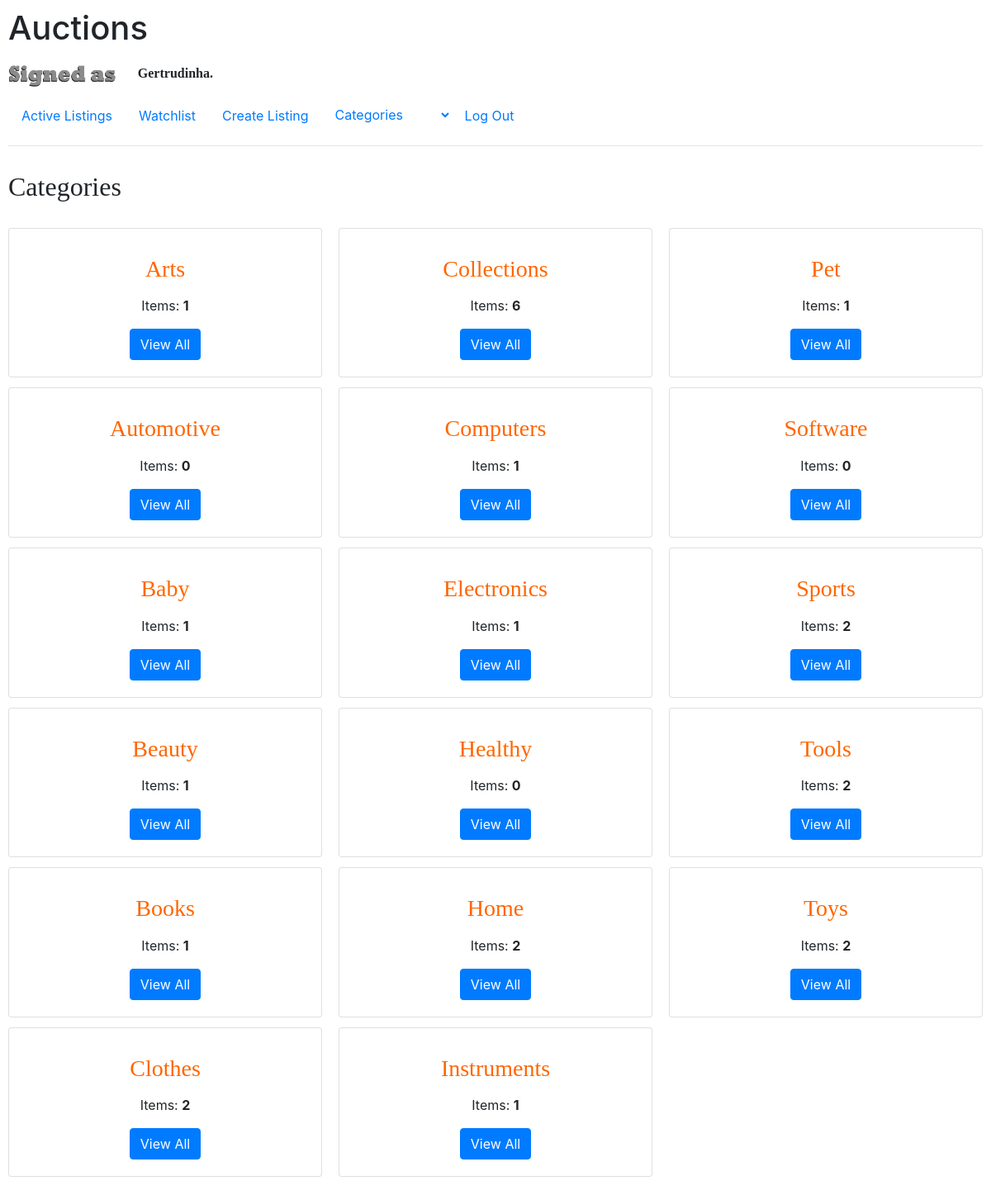
The app's page /categories (signed in) with its own data.
### auctions/models.py (models this page shows)
class User(AbstractUser):
    watchlist = models.ManyToManyField("Auction", blank=True, related_name="user")

class Category(models.Model):
    category = models.CharField(max_length=64)
    quantity = models.IntegerField(default=0)
    def __str__(self):
        return self.category

### auctions/views.py (the view)
# urls.py: path("categories", views.categories, name="categories"),
@login_required
def categories(request):
    categories = Category.objects.order_by('category')
    if request.user.id:
        n_wl = User.objects.get(id=request.user.id).watchlist.count()
    else:
        n_wl = 0
    return render(request, "auctions/categories.html", {
        "categories": categories,
        "n_wl": n_wl
    })

### auctions/templates/auctions/categories.html (shortened to what this page needs)
{% extends "auctions/layout.html" %}
{% block body %}
    <h2 style="font-family: cursive; margin-top: 30px; margin-bottom: 30px;">Categories</h2>
    <div class="card-columns">
        {% for category in categories %}
            {% load static %}
            <div class="card">
                <div class="card-body">
                    <center>
                        <p class="card-title"><h3 value="category.id">{{ category }}</h3></p>
                        <p class="card-text">Items: <b>{{ category.quantity }}</b></p>
                        <a href="{{ category.id }}" class="btn btn-primary">View All</a>
                    </center>
                </div>
            </div>
        {% endfor %}
    </div>
{% endblock %}

### auctions/templates/auctions/layout.html (shortened to what this page needs)
{% load static %}
<!DOCTYPE html>
<html lang="en">
    <head>
        <link rel="stylesheet" href="https://stackpath.bootstrapcdn.com/bootstrap/4.4.1/css/bootstrap.min.css">
        <link href="{% static 'auctions/styles.css' %}" rel="stylesheet"/>
    </head>
    <body>
        <h1>Auctions</h1>
        <div style="margin-top: 15px; margin-bottom: 15px;">
            {% if user.is_authenticated %}
                {% load static %}
                <img style="margin-top: -2.0%;
                            margin-right: -4%;"
                     src="{% static 'auctions/signedasgray2.gif' %}"
                     alt="Signed as" width="200"><strong style="font-family:cursive;">
                        {{ user.username }}.</strong>
            {% else %}
                {% load static %}
            {% endif %}
        </div>
        <ul class="nav nav-pills">
            <li class="nav-item">
                <a class="nav-link {{ active_index }}" href="{% url 'index' %}">Active Listings</a>
            </li>
            {% if user.is_authenticated %}
            <li class="nav-item">
                {% if n_wl == 0 %}
                    <a class="nav-link {{ active_wl }}" href="{% url 'watchlist' %}">Watchlist</a>
                {% else %}
                    <a class="nav-link {{ active_wl }}" href="{% url 'watchlist' %}">Watchlist <nwl>{{ n_wl }}</nwl></a>
                {% endif %}
            </li>
                <li class="nav-item">
                    <a class="nav-link {{ active_create }}" href="{% url 'create' %}">Create Listing</a>
                </li>
                <li clas="nav-item">
                    <select onchange="window.location.href=this.value" class="form-control" id="cat1">
                        <option value="">Categories</option>
                    </select>
                </li>
                <li class="nav-item">
                    <a class="nav-link" href="{% url 'logout' %}">Log Out</a>
                </li>
            {% endif %}
        </ul>
        <hr>
        {% block body %}
        {% endblock %}
    </body>
</html>

### auctions/static/auctions/styles.css (style rules this page uses)
body { padding: 10px; }
#cat1 { color: #007bff; border: none; }

### auctions/templates/auctions/layout.html (style rules this page uses)
body { padding: 10px; background-color: transparent; }
#cat1 { color: #007bff; border: none; }

### auctions/templates/auctions/categories.html (style rules this page uses)
h3 { color: #ff6600; font-family: cursive; }

### records on screen
User: username "Gertrudinha"
Category: category "Arts", quantity "1"
Category: category "Automotive", quantity "0"
Category: category "Baby", quantity "1"
Category: category "Beauty", quantity "1"
Category: category "Books", quantity "1"
Category: category "Clothes", quantity "2"
Category: category "Collections", quantity "6"
Category: category "Computers", quantity "1"
Category: category "Electronics", quantity "1"
Category: category "Healthy", quantity "0"
Category: category "Home", quantity "2"
Category: category "Instruments", quantity "1"
Category: category "Pet", quantity "1"
Category: category "Software", quantity "0"
Category: category "Sports", quantity "2"
Category: category "Tools", quantity "2"
Category: category "Toys", quantity "2"
